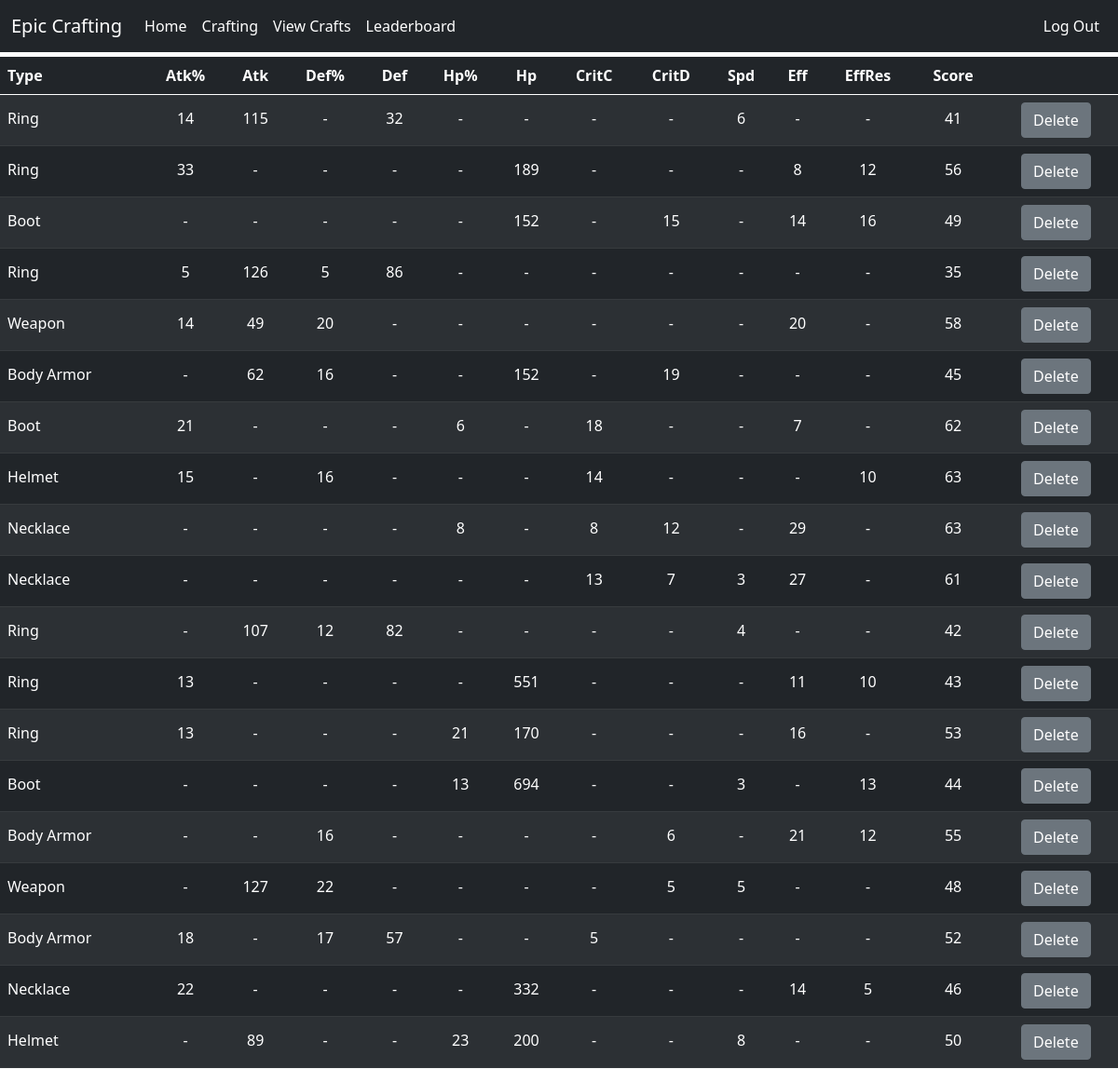
/crafts (signed in), run on the app's committed database.
### website/models.py (models this page shows, shortened)
class EquipDB(db.Model):
    id   = db.Column('id', db.Integer, primary_key=True)
    type = db.Column('Type', db.String(20))
    atkP = db.Column('Atk%', db.Integer, default=0)
    atkF = db.Column('Atk', db.Integer, default=0)
    defP = db.Column('Def%', db.Integer, default=0)
    defF = db.Column('Def', db.Integer, default=0)
    hpP  = db.Column('Hp%', db.Integer, default=0)
    hpF  = db.Column('Hp', db.Integer, default=0)
    criC = db.Column('CritC', db.Integer, default=0)
    criD = db.Column('CritD', db.Integer, default=0)
    spd  = db.Column('Spd', db.Integer, default=0)
    eff  = db.Column('Eff', db.Integer, default=0)
    effR = db.Column('EffRes', db.Integer, default=0)
    gs   = db.Column('Score', db.Integer, default=0)
    userName = db.Column(db.String(20), db.ForeignKey('user.name'))
    date = db.Column(db.DateTime)

### website/views.py (the view, shortened to what this page needs)
@views.route('/crafts', methods=["POST", "GET"])
@login_required
def crafts():
    saved_equips = EquipDB.query.filter_by(userName=current_user.name)
    ordered_equips = []
    return render_template("crafts.html", saved_equips=saved_equips, user=current_user)

### website/__init__.py (called while the page is built)
def create_app():
    app = Flask(__name__)
    app.config['SECRET_KEY'] = 'very-epic'
    app.config['SQLALCHEMY_DATABASE_URI'] = f'sqlite:///{DB_NAME}'
    app.config['SQLALCHEMY_TRACK_MODIFICATIONS'] = False
    db.init_app(app)
    from .views import views
    app.register_blueprint(views, url_prefix='/')
    from .models import EquipDB, User
    create_database(app)
    loginManager = LoginManager()
    loginManager.login_view = 'views.login'
    loginManager.init_app(app)
    @loginManager.user_loader
    def loadUser(id):
        return User.query.get(int(id))
    return app

### website/templates/crafts.html (shortened to what this page needs)
{% extends "base.html" %}
{% block head %}
<link rel="stylesheet" href="{{ url_for('static', filename='crafts.css') }}">
{% endblock %}
{% block content%}
<table class='table table-hover table-striped table-dark' id='craftTable'>
    <thead>
        <tr>
            <th class='typecol header' onclick="colSort('type')">Type</th>
            <th class='header' onclick="colSort('atkP')">Atk%</th>
            <th class='header' onclick="colSort('atkF')">Atk</th>
            <th class='header' onclick="colSort('defP')">Def%</th>
            <th class='header' onclick="colSort('defF')">Def</th>
            <th class='header' onclick="colSort('hpP')" >Hp%</th>
            <th class='header' onclick="colSort('hpF')" >Hp</th>
            <th class='header' onclick="colSort('criC')">CritC</th>
            <th class='header' onclick="colSort('criD')">CritD</th>
            <th class='header' onclick="colSort('spd')" >Spd</th>
            <th class='header' onclick="colSort('eff')" >Eff</th>
            <th class='header' onclick="colSort('effR')">EffRes</th>
            <th class='header' onclick="colSort('gs')">Score</th>
            <th>&nbsp;</th>
        </tr>
    </thead>
    <tbody>
        {% for equip in saved_equips %}
        <tr id="{{ equip.id }}">
            <td class="typecol">{{ equip.type }}</th>
            {% if equip.atkP %}
                <td>{{ equip.atkP }}</th>
            {% else %}
                <td>-</td>
            {% endif %}
            {% if equip.atkF %}
                <td>{{ equip.atkF }}</th>
            {% else %}
                <td>-</td>
            {% endif %}
            {% if equip.defP %}
                <td>{{ equip.defP }}</th>
            {% else %}
                <td>-</td>
            {% endif %}
            {% if equip.defF %}
                <td>{{ equip.defF }}</th>
            {% else %}
                <td>-</td>
            {% endif %}
            {% if equip.hpP %}
                <td>{{ equip.hpP }}</th>
            {% else %}
                <td>-</td>
            {% endif %}
            {% if equip.hpF %}
                <td>{{ equip.hpF }}</th>
            {% else %}
                <td>-</td>
            {% endif %}
            {% if equip.criC%}
                <td>{{ equip.criC }}</th>
            {% else %}
                <td>-</td>
            {% endif %}
            {% if equip.criD %}
                <td>{{ equip.criD }}</th>
            {% else %}
                <td>-</td>
            {% endif %}
            {% if equip.spd %}
                <td>{{ equip.spd }}</th>
            {% else %}
                <td>-</td>
            {% endif %}
            {% if equip.eff %}
                <td>{{ equip.eff }}</th>
            {% else %}
                <td>-</td>
            {% endif %}
            {% if equip.effR %}
                <td>{{ equip.effR }}</th>
            {% else %}
                <td>-</td>
            {% endif %}
            <td>{{ equip.gs }}</td>
            <td><button type="button" class="btn btn-secondary" onclick="remove('{{equip.id}}')">Delete</button></td>
        </tr>
        {% endfor %}
    </tbody>
</table>
{% endblock %}

### website/static/crafts.css (style rules this page uses)
table { overflow: scroll; margin-top: 5px; }
td, th { text-align: center; vertical-align: center; }
td { vertical-align: baseline; }
.typecol { text-align: left; margin-left: 10px; }
.table-dark { --bs-table-bg: #212529; --bs-table-striped-bg: #2c3034; --bs-table-striped-color: #fff; --bs-table-active-bg: #373b3e; --bs-table-active-color: #fff; --bs-table-hover-bg: #28422f; --bs-table-hover-color: #fff; color: #fff; border-color: #373b3e; }

### data on the page
EquipDB: type "Ring", atkP "14", atkF "115", defF "32", spd "6", gs "41"
EquipDB: type "Ring", atkP "33", hpF "189", eff "8", effR "12", gs "56"
EquipDB: type "Boot", hpF "152", criD "15", eff "14", effR "16", gs "49"
EquipDB: type "Ring", atkP "5", atkF "126", defP "5", defF "86", gs "35"
EquipDB: type "Weapon", atkP "14", atkF "49", defP "20", eff "20", gs "58"
EquipDB: type "Body Armor", atkF "62", defP "16", hpF "152", criD "19", gs "45"
EquipDB: type "Boot", atkP "21", hpP "6", criC "18", eff "7", gs "62"
EquipDB: type "Helmet", atkP "15", defP "16", criC "14", effR "10", gs "63"
EquipDB: type "Necklace", hpP "8", criC "8", criD "12", eff "29", gs "63"
EquipDB: type "Necklace", criC "13", criD "7", spd "3", eff "27", gs "61"
EquipDB: type "Ring", atkF "107", defP "12", defF "82", spd "4", gs "42"
EquipDB: type "Ring", atkP "13", hpF "551", eff "11", effR "10", gs "43"
EquipDB: type "Ring", atkP "13", hpP "21", hpF "170", eff "16", gs "53"
EquipDB: type "Boot", hpP "13", hpF "694", spd "3", effR "13", gs "44"
EquipDB: type "Body Armor", defP "16", criD "6", eff "21", effR "12", gs "55"
EquipDB: type "Weapon", atkF "127", defP "22", criD "5", spd "5", gs "48"
EquipDB: type "Body Armor", atkP "18", defP "17", defF "57", criC "5", gs "52"
EquipDB: type "Necklace", atkP "22", hpF "332", eff "14", effR "5", gs "46"
EquipDB: type "Helmet", atkF "89", hpP "23", hpF "200", spd "8", gs "50"
